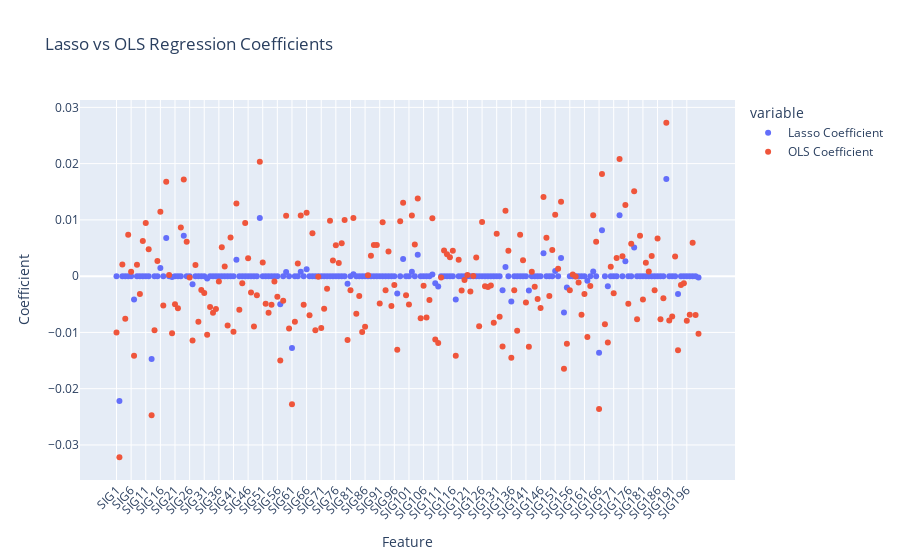

Notebook code cell kept with this figure:
### Code cell
# Create an interactive scatter plot using Plotly
fig = px.scatter(combined_coeff_df, x='Feature', y=['Lasso Coefficient', 'OLS Coefficient'],
                 title='Lasso vs OLS Regression Coefficients', labels={'value': 'Coefficient'})

# Customize layout
fig.update_layout(xaxis={'tickangle': -45, 'title': 'Feature'},
                  yaxis={'title': 'Coefficient'})

# Show the interactive plot
fig.show()

### Figure 1 — Plotly figure (JSON) as saved in the notebook; plotly's stock layout.template omitted (floating-point values rounded to 4 significant figures; data arrays with more than 128 entries replaced by an {"elided": "..."} marker saying what was removed)
{"data": [{"hovertemplate": "variable=Lasso Coefficient<br>Feature=%{x}<br>Coefficient=%{y}<extra></extra>", "legendgroup": "Lasso Coefficient", "marker": {"color": "#636efa", "symbol": "circle"}, "mode": "markers", "name": "Lasso Coefficient", "orientation": "v", "showlegend": true, "type": "scatter", "x": {"elided": "200 str values"}, "xaxis": "x", "y": {"elided": "200 float values"}, "yaxis": "y"}, {"hovertemplate": "variable=OLS Coefficient<br>Feature=%{x}<br>Coefficient=%{y}<extra></extra>", "legendgroup": "OLS Coefficient", "marker": {"color": "#EF553B", "symbol": "circle"}, "mode": "markers", "name": "OLS Coefficient", "orientation": "v", "showlegend": true, "type": "scatter", "x": {"elided": "200 str values"}, "xaxis": "x", "y": {"elided": "200 float values"}, "yaxis": "y"}], "layout": {"legend": {"title": {"text": "variable"}, "tracegroupgap": 0}, "title": {"text": "Lasso vs OLS Regression Coefficients"}, "xaxis": {"anchor": "y", "domain": [0, 1], "tickangle": -45, "title": {"text": "Feature"}}, "yaxis": {"anchor": "x", "domain": [0, 1], "title": {"text": "Coefficient"}}}}
